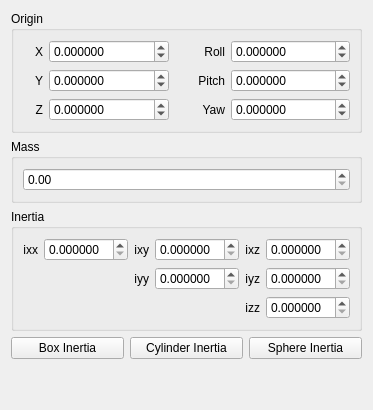
     <widget class="QWidget" name="InertialTab">
      <attribute name="title">
       <string>Inertial</string>
      </attribute>
      <layout class="QVBoxLayout" name="verticalLayout_5">
       <item>
        <widget class="QGroupBox" name="InertialOriginGroupBox">
         <property name="enabled">
          <bool>true</bool>
         </property>
         <property name="title">
          <string>Origin</string>
         </property>
         <layout class="QGridLayout" name="gridLayout_7">
          <item row="1" column="2">
           <widget class="QLabel" name="label_33">
            <property name="maximumSize">
             <size>
              <width>50</width>
              <height>16777215</height>
             </size>
            </property>
            <property name="layoutDirection">
             <enum>Qt::LeftToRight</enum>
            </property>
            <property name="text">
             <string>Pitch</string>
            </property>
            <property name="alignment">
             <set>Qt::AlignRight|Qt::AlignTrailing|Qt::AlignVCenter</set>
            </property>
           </widget>
          </item>
          <item row="1" column="3">
           <widget class="QDoubleSpinBox" name="InertialOriginPitchSpinBox">
            <property name="decimals">
             <number>6</number>
            </property>
            <property name="minimum">
             <double>-3.141592000000000</double>
            </property>
            <property name="maximum">
             <double>3.141592000000000</double>
            </property>
            <property name="singleStep">
             <double>0.100000000000000</double>
            </property>
           </widget>
          </item>
          <item row="2" column="0">
           <widget class="QLabel" name="label_34">
            <property name="maximumSize">
             <size>
              <width>20</width>
              <height>16777215</height>
             </size>
            </property>
            <property name="layoutDirection">
             <enum>Qt::LeftToRight</enum>
            </property>
            <property name="text">
             <string>Z</string>
            </property>
            <property name="alignment">
             <set>Qt::AlignRight|Qt::AlignTrailing|Qt::AlignVCenter</set>
            </property>
           </widget>
          </item>
          <item row="0" column="3">
           <widget class="QDoubleSpinBox" name="InertialOriginRollSpinBox">
            <property name="decimals">
             <number>6</number>
            </property>
            <property name="minimum">
             <double>-3.141592000000000</double>
            </property>
            <property name="maximum">
             <double>3.141592000000000</double>
            </property>
            <property name="singleStep">
             <double>0.100000000000000</double>
            </property>
           </widget>
          </item>
          <item row="1" column="0">
           <widget class="QLabel" name="label_35">
            <property name="maximumSize">
             <size>
              <width>20</width>
              <height>16777215</height>
             </size>
            </property>
            <property name="layoutDirection">
             <enum>Qt::LeftToRight</enum>
            </property>
            <property name="text">
             <string>Y</string>
            </property>
            <property name="alignment">
             <set>Qt::AlignRight|Qt::AlignTrailing|Qt::AlignVCenter</set>
            </property>
           </widget>
          </item>
          <item row="1" column="1">
           <widget class="QDoubleSpinBox" name="InertialOriginYSpinBox">
            <property name="decimals">
             <number>6</number>
            </property>
            <property name="minimum">
             <double>-10000.000000000000000</double>
            </property>
            <property name="maximum">
             <double>10000.000000000000000</double>
            </property>
            <property name="singleStep">
             <double>0.100000000000000</double>
            </property>
           </widget>
          </item>
          <item row="0" column="2">
           <widget class="QLabel" name="label_36">
            <property name="maximumSize">
             <size>
              <width>50</width>
              <height>16777215</height>
             </size>
            </property>
            <property name="layoutDirection">
             <enum>Qt::LeftToRight</enum>
            </property>
            <property name="text">
             <string>Roll</string>
            </property>
            <property name="alignment">
             <set>Qt::AlignRight|Qt::AlignTrailing|Qt::AlignVCenter</set>
            </property>
           </widget>
          </item>
          <item row="2" column="1">
           <widget class="QDoubleSpinBox" name="InertialOriginZSpinBox">
            <property name="decimals">
             <number>6</number>
            </property>
            <property name="minimum">
             <double>-10000.000000000000000</double>
            </property>
            <property name="maximum">
             <double>10000.000000000000000</double>
            </property>
            <property name="singleStep">
             <double>0.100000000000000</double>
            </property>
           </widget>
          </item>
          <item row="2" column="2">
           <widget class="QLabel" name="label_37">
            <property name="maximumSize">
             <size>
              <width>50</width>
              <height>16777215</height>
             </size>
            </property>
            <property name="layoutDirection">
             <enum>Qt::LeftToRight</enum>
            </property>
            <property name="text">
             <string>Yaw</string>
            </property>
            <property name="alignment">
             <set>Qt::AlignRight|Qt::AlignTrailing|Qt::AlignVCenter</set>
            </property>
           </widget>
          </item>
          <item row="2" column="3">
           <widget class="QDoubleSpinBox" name="InertialOriginYawSpinBox">
            <property name="decimals">
             <number>6</number>
            </property>
            <property name="minimum">
             <double>-3.141592000000000</double>
            </property>
            <property name="maximum">
             <double>3.141592000000000</double>
            </property>
            <property name="singleStep">
             <double>0.100000000000000</double>
            </property>
           </widget>
          </item>
          <item row="0" column="1">
           <widget class="QDoubleSpinBox" name="InertialOriginXSpinBox">
            <property name="decimals">
             <number>6</number>
            </property>
            <property name="minimum">
             <double>-10000.000000000000000</double>
            </property>
            <property name="maximum">
             <double>10000.000000000000000</double>
            </property>
            <property name="singleStep">
             <double>0.100000000000000</double>
            </property>
           </widget>
          </item>
          <item row="0" column="0">
           <widget class="QLabel" name="label_38">
            <property name="maximumSize">
             <size>
              <width>20</width>
              <height>16777215</height>
             </size>
            </property>
            <property name="layoutDirection">
             <enum>Qt::LeftToRight</enum>
            </property>
            <property name="text">
             <string>X</string>
            </property>
            <property name="alignment">
             <set>Qt::AlignRight|Qt::AlignTrailing|Qt::AlignVCenter</set>
            </property>
           </widget>
          </item>
         </layout>
        </widget>
       </item>
       <item>
        <widget class="QGroupBox" name="InertialMassGroupBox">
         <property name="enabled">
          <bool>true</bool>
         </property>
         <property name="title">
          <string>Mass</string>
         </property>
         <layout class="QVBoxLayout" name="verticalLayout_6">
          <item>
           <widget class="QDoubleSpinBox" name="InertialMassSpinBox"/>
          </item>
         </layout>
        </widget>
       </item>
       <item>
        <widget class="QGroupBox" name="InertialInertiaGroupBox">
         <property name="enabled">
          <bool>true</bool>
         </property>
         <property name="title">
          <string>Inertia</string>
         </property>
         <layout class="QGridLayout" name="gridLayout_8">
          <item row="0" column="5">
           <widget class="QDoubleSpinBox" name="InertiaIXZSpinBox">
            <property name="decimals">
             <number>6</number>
            </property>
           </widget>
          </item>
          <item row="0" column="0">
           <widget class="QLabel" name="label_41">
            <property name="maximumSize">
             <size>
              <width>20</width>
              <height>16777215</height>
             </size>
            </property>
            <property name="layoutDirection">
             <enum>Qt::LeftToRight</enum>
            </property>
            <property name="text">
             <string>ixx</string>
            </property>
            <property name="alignment">
             <set>Qt::AlignRight|Qt::AlignTrailing|Qt::AlignVCenter</set>
            </property>
           </widget>
          </item>
          <item row="0" column="4">
           <widget class="QLabel" name="label_40">
            <property name="maximumSize">
             <size>
              <width>20</width>
              <height>16777215</height>
             </size>
            </property>
            <property name="layoutDirection">
             <enum>Qt::LeftToRight</enum>
            </property>
            <property name="text">
             <string>ixz</string>
            </property>
            <property name="alignment">
             <set>Qt::AlignRight|Qt::AlignTrailing|Qt::AlignVCenter</set>
            </property>
           </widget>
          </item>
          <item row="0" column="2">
           <widget class="QLabel" name="label_39">
            <property name="maximumSize">
             <size>
              <width>20</width>
              <height>16777215</height>
             </size>
            </property>
            <property name="layoutDirection">
             <enum>Qt::LeftToRight</enum>
            </property>
            <property name="text">
             <string>ixy</string>
            </property>
            <property name="alignment">
             <set>Qt::AlignRight|Qt::AlignTrailing|Qt::AlignVCenter</set>
            </property>
           </widget>
          </item>
          <item row="1" column="3">
           <widget class="QDoubleSpinBox" name="InertiaIYYSpinBox">
            <property name="decimals">
             <number>6</number>
            </property>
           </widget>
          </item>
          <item row="0" column="1">
           <widget class="QDoubleSpinBox" name="InertiaIXXSpinBox">
            <property name="decimals">
             <number>6</number>
            </property>
           </widget>
          </item>
          <item row="1" column="2">
           <widget class="QLabel" name="label_44">
            <property name="maximumSize">
             <size>
              <width>20</width>
              <height>16777215</height>
             </size>
            </property>
            <property name="layoutDirection">
             <enum>Qt::LeftToRight</enum>
            </property>
            <property name="text">
             <string>iyy</string>
            </property>
            <property name="alignment">
             <set>Qt::AlignRight|Qt::AlignTrailing|Qt::AlignVCenter</set>
            </property>
           </widget>
          </item>
          <item row="0" column="3">
           <widget class="QDoubleSpinBox" name="InertiaIXYSpinBox">
            <property name="decimals">
             <number>6</number>
            </property>
           </widget>
          </item>
          <item row="1" column="4">
           <widget class="QLabel" name="label_45">
            <property name="maximumSize">
             <size>
              <width>20</width>
              <height>16777215</height>
             </size>
            </property>
            <property name="layoutDirection">
             <enum>Qt::LeftToRight</enum>
            </property>
            <property name="text">
             <string>iyz</string>
            </property>
            <property name="alignment">
             <set>Qt::AlignRight|Qt::AlignTrailing|Qt::AlignVCenter</set>
            </property>
           </widget>
          </item>
          <item row="1" column="5">
           <widget class="QDoubleSpinBox" name="InertiaIYZSpinBox">
            <property name="decimals">
             <number>6</number>
            </property>
           </widget>
          </item>
          <item row="2" column="5">
           <widget class="QDoubleSpinBox" name="InertiaIZZSpinBox">
            <property name="decimals">
             <number>6</number>
            </property>
           </widget>
          </item>
          <item row="2" column="4">
           <widget class="QLabel" name="label_43">
            <property name="maximumSize">
             <size>
              <width>20</width>
              <height>16777215</height>
             </size>
            </property>
            <property name="layoutDirection">
             <enum>Qt::LeftToRight</enum>
            </property>
            <property name="text">
             <string>izz</string>
            </property>
            <property name="alignment">
             <set>Qt::AlignRight|Qt::AlignTrailing|Qt::AlignVCenter</set>
            </property>
           </widget>
          </item>
         </layout>
        </widget>
       </item>
       <item>
        <layout class="QHBoxLayout" name="horizontalLayout_23">
         <item>
          <widget class="QPushButton" name="BuildInertiaBoxButton">
           <property name="text">
            <string>Box Inertia</string>
           </property>
          </widget>
         </item>
         <item>
          <widget class="QPushButton" name="BuildInertiaCylinderButton">
           <property name="text">
            <string>Cylinder Inertia</string>
           </property>
          </widget>
         </item>
         <item>
          <widget class="QPushButton" name="BuildInertiaSphereButton">
           <property name="text">
            <string>Sphere Inertia</string>
           </property>
          </widget>
         </item>
        </layout>
       </item>
       <item>
        <spacer name="verticalSpacer_5">
         <property name="orientation">
          <enum>Qt::Vertical</enum>
         </property>
         <property name="sizeHint" stdset="0">
          <size>
           <width>20</width>
           <height>40</height>
          </size>
         </property>
        </spacer>
       </item>
      </layout>
     </widget>
